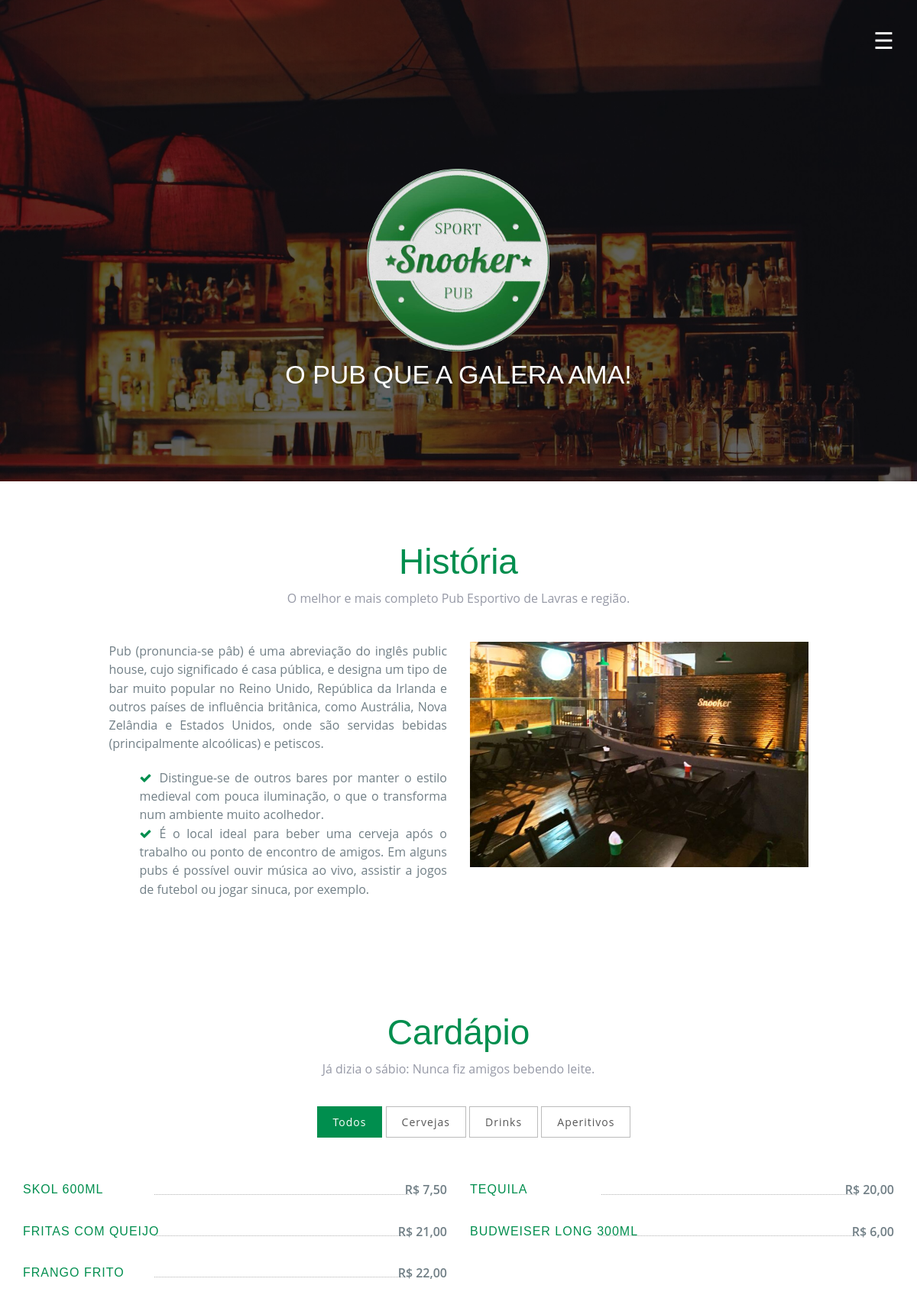
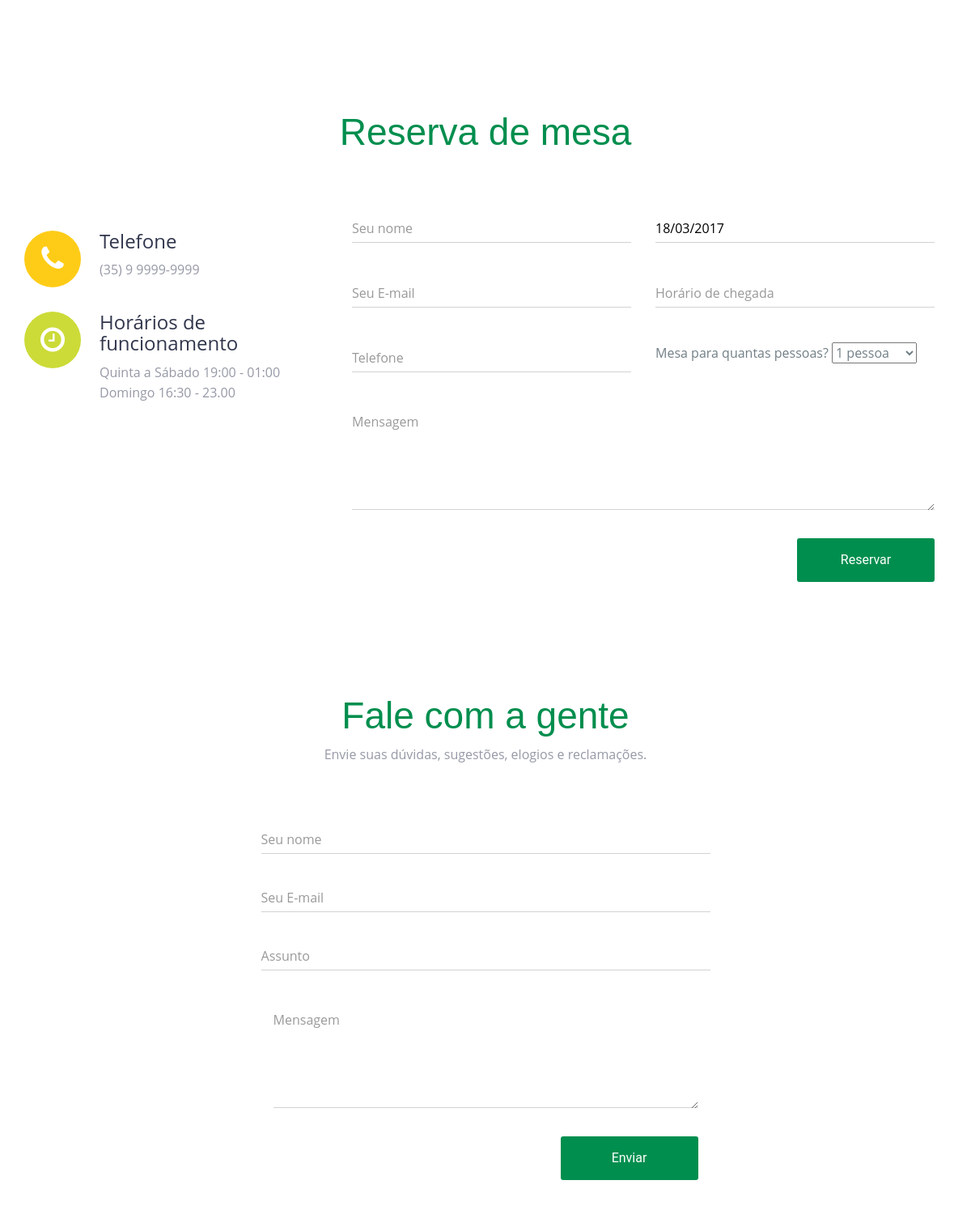
The page / (upper part) on the database its author committed (2 pictures, top to bottom).
### tables this page shows
CREATE TABLE `produtos` (
  `id_produto` int(11) NOT NULL,
  `nome` varchar(45) NOT NULL,
  `descricao` varchar(100) DEFAULT NULL,
  `preco` varchar(9) DEFAULT NULL,
  `categoria` char(1) NOT NULL,
  `publicado` char(1) NOT NULL,
  `cadastro` timestamp NOT NULL DEFAULT CURRENT_TIMESTAMP ON UPDATE CURRENT_TIMESTAMP,
  `admin_id_admin` int(11) NOT NULL
);

### index.php (the view, shortened to what this page needs)
<?php
require_once('Connections/conexao.php');
$sql = "SELECT nome, preco, categoria, descricao FROM produtos WHERE publicado='S'";
$result_product = mysql_query($sql,$connection) or die ("Error in table selection.");
$row_product = mysql_fetch_assoc($result_product);
$sql = "SELECT exibir FROM exibir_precos";
$result_view = mysql_query($sql,$connection) or die ("Error in table selection.");
$row_view = mysql_fetch_assoc($result_view);
?>
<!DOCTYPE html>
<html lang="pt-br">
<head>
  <link rel="stylesheet" type="text/css" href="fonts/satisfy.css">
  <link rel="stylesheet" type="text/css" href="css/font-awesome.min.css">
  <link rel="stylesheet" type="text/css" href="css/bootstrap.min.css">
  <link rel="stylesheet" type="text/css" href="css/style.css">
  <link rel="stylesheet" href="admin/plugins/datepicker/datepicker3.css">
</head>
<body>
  <section id="banner">
    <div class="bg-color">
      <header id="header">
        <div class="container">
          <span onclick="openNav()" class="pull-right menu-icon">☰</span>
        </div>
      </header>
      <div class="container">
        <div class="row">
          <div class="inner text-center">
            <img src="img/snooker.png" class="logo-name">
            <p>O PUB QUE A GALERA AMA!</p>
          </div>
        </div>
      </div>
    </div>
  </section>
  <section id="historia" class="section-padding">
    <div class="container">
      <div class="row">
        <div class="col-md-12 text-center marb-35">
          <h1 class="header-h">História</h1>
          <p class="header-p">O melhor e mais completo Pub Esportivo de Lavras e região.</p>
        </div>
        <div class="col-md-1"></div>
        <div class="col-md-10">
          <div class="col-md-6 col-sm-6">
            <div class="about-info">
              <p class="text-justify">Pub (pronuncia-se pâb) é uma abreviação do inglês public house, cujo significado é casa pública, e designa um tipo de bar muito popular no Reino Unido, República da Irlanda e outros países de influência britânica, como Austrália, Nova Zelândia e Estados Unidos, onde são servidas bebidas (principalmente alcoólicas) e petiscos.</p>
              <div class="details-list">
                <ul>
                  <li class="text-justify"><i class="fa fa-check"></i>Distingue-se de outros bares por manter o estilo medieval com pouca iluminação, o que o transforma num ambiente muito acolhedor.</li>
                  <li class="text-justify"><i class="fa fa-check"></i>É o local ideal para beber uma cerveja após o trabalho ou ponto de encontro de amigos. Em alguns pubs é possível ouvir música ao vivo, assistir a jogos de futebol ou jogar sinuca, por exemplo.</li>
                </ul>
              </div>
            </div>
          </div>
          <div class="col-md-6 col-sm-6">
            <img src="img/res01.jpg" alt="" class="img-responsive">
          </div>
        </div>
        <div class="col-md-1"></div>
      </div>
    </div>
  </section>
  <section id="cardapio" class="section-padding">
    <div class="container">
      <div class="row">
        <div class="col-md-12 text-center marb-35">
          <h1 class="header-h">Cardápio</h1>
          <p class="header-p">Já dizia o sábio: Nunca fiz amigos bebendo leite. </p>
        </div>
        <div class="col-md-12  text-center gallery-trigger">
          <ul>
            <li><a class="filter" data-filter="all">Todos</a></li>
            <li><a class="filter" data-filter=".category-1">Cervejas</a></li>
            <li><a class="filter" data-filter=".category-2">Drinks</a></li>
            <li><a class="filter" data-filter=".category-3">Aperitivos</a></li>
          </ul>
        </div>
        <div id="Container">
          <?php
          do{
            switch ($row_product['categoria']) {
              case 'C':
              $category = 'category-1';
              break;
              case 'D':
              $category = 'category-2';;
              break;
              case 'A':
              $category = 'category-3';;
              break;
            }
            ?>
            <div class="mix <?php echo $category; ?> menu-restaurant" data-myorder="2">
              <span class="clearfix">
                <a class="menu-title" href="#" data-meal-img="assets/img/restaurant/rib.jpg"><?php echo $row_product['nome']; ?></a>
                <span style="left: 166px; right: 44px;" class="menu-line"></span>
                <?php if($row_view['exibir']=='S'){ ?>
                  <span class="menu-price"><?php echo $row_product['preco']; ?></span>
                  <?php } ?>
                </span>
              </div>
              <?php } while ($row_product = mysql_fetch_assoc($result_product)); ?>
            </div>
          </div>
        </div>
      </section>
      <section id="reserva" class="section-padding">
        <div class="container">
          <div class="row">
            <div class="col-md-12 text-center">
              <h1 class="header-h">Reserva de mesa</h1>
            </div>
          </div>
          <div class="row msg-row">
            <div class="col-md-4 col-sm-4 mr-15">
              <div class="media-2">
                <div class="media-left">
                  <div class="contact-phone bg-1 text-center"><span class="phone-in-talk fa fa-phone"></span></div>
                </div>
                <div class="media-body">
                  <h4 class="dark-blue regular">Telefone</h4>
                  <p class="light-blue regular alt-p">(35) 9 9999-9999</p>
                </div>
              </div>
              <div class="media-2">
                <div class="media-left">
                  <div class="contact-email bg-14 text-center"><span class="hour-icon fa fa-clock-o"></span></div>
                </div>
                <div class="media-body">
                  <h4 class="dark-blue regular">Horários de funcionamento</h4>
                  <p class="light-blue regular alt-p"> Quinta a Sábado 19:00 - 01:00</p>
                  <p class="light-blue regular alt-p">
                    Domingo 16:30 - 23.00
                  </p>
                </div>
              </div>
            </div>
            <div class="col-md-8 col-sm-8">
              <form action="insert_reserva.php" method="post" role="form" class="contactForm">
                <div class="col-md-6 col-sm-6 contact-form pad-form">
                  <div class="form-group label-floating is-empty">
                    <input type="text" name="name" class="form-control" placeholder="Seu nome" required />
                  </div>
                </div>
                <div class="col-md-6 col-sm-6 contact-form">
                  <div class="form-group">
                    <input type="text" class="form-control" name="date_reserve" id="datepicker" placeholder="Data" value="<?php echo date('d/m/Y'); ?>" required />
                  </div>
                </div>
                <div class="col-md-6 col-sm-6 contact-form pad-form">
                  <div class="form-group">
                    <input type="email" class="form-control" name="email" placeholder="Seu E-mail" required />
                  </div>
                </div>
                <div class="col-md-6 col-sm-6 contact-form">
                  <div class="form-group">
                    <input type="text" class="form-control" name="time" id="time" placeholder="Horário de chegada" required />
                  </div>
                </div>
                <div class="col-md-6 col-sm-6 contact-form">
                  <div class="form-group">
                    <input type="text" class="form-control" name="phone" placeholder="Telefone" id="txttelefone" required />
                  </div>
                </div>
                <div class="col-md-6 col-sm-6 contact-form">
                  <div class="form-group">
                    Mesa para quantas pessoas?
                    <select name="people">
                      <option value="1">1 pessoa</option>
                    </select>
                  </div>
                </div>
                <div class="col-md-12 contact-form">
                  <div class="form-group">
                    <textarea class="form-control" name="message" rows="5" rows="3" placeholder="Mensagem"></textarea>
                  </div>
                </div>
                <div class="col-md-12 btnpad">
                  <div class="contacts-btn-pad">
                    <button type="submit" class="contacts-btn pull-right">Reservar</button>
                  </div>
                </div>
              </form>
            </div>
          </div>
        </div>
      </section>
      <section id="contato" class="section-padding">
        <div class="container">
          <div class="row">
            <div class="col-md-12 text-center">
              <h1 class="header-h">Fale com a gente</h1>
              <p class="header-p">Envie suas dúvidas, sugestões, elogios e reclamações.</p>
            </div>
          </div>
          <div class="row msg-row">
            <div class="col-md-6 col-md-offset-3">
              <form action="send_email.php" method="post" role="form" class="contactForm">
                <div class="contact-form pad-form">
                  <div class="form-group">
                    <input type="text" name="name" class="form-control" placeholder="Seu nome" required />
                  </div>
                </div>
                <div class="contact-form pad-form">
                  <div class="form-group">
                    <input type="email" class="form-control" name="email" placeholder="Seu E-mail" required />
                  </div>
                </div>
                <div class="contact-form pad-form">
                  <div class="form-group">
                    <input type="text" name="subject" class="form-control" placeholder="Assunto" required />
                  </div>
                </div>
                <div class="col-md-12 contact-form">
                  <div class="form-group">
                    <textarea class="form-control" name="message" rows="5" rows="3" placeholder="Mensagem" required></textarea>
                  </div>
                </div>
                <div class="col-md-12 btnpad">
                  <div class="contacts-btn-pad">
                    <button type="submit" class="contacts-btn pull-right">Enviar</button>
                  </div>
                </div>
              </form>
            </div>
          </div>
        </div>
      </section>
  </body>
  </html>

### css/style.css (style rules this page uses)
body { font-size: 15px; line-height: 1.52; color: #717f86; font-size: 16px; font-family: 'Open Sans', sans-serif; font-weight: 400; overflow-x: hidden; }
ol, ul { list-style: none; }
#banner { background: url(../img/banner-bg.jpg) no-repeat center top; background-size: cover; min-height: 630px; }
.bg-color { background-color: RGBA(0, 0, 0, 0.61); min-height: 630px; }
#banner p { font-family: 'PT Sans', sans-serif; color: #fcfcfc; font-size: 34px; }
.section-padding { padding: 60px 0px; }
.logo-name { font-family: 'Satisfy', sans-serif; font-size: 65px; margin-top: 140px; color: #008E4E; }
.menu-icon { color: #fff; font-size: 30px; margin-top: 30px; cursor: pointer; }
.header-h { color: #008E4E; font-size: 46px; font-family: 'Satisfy', sans-serif; font-weight: 300; }
.header-p { color: #9699a6; font-size: 16px; }
.msg-row { margin-top: 56px; }
.media-body, .media-left, .media-right { display: table-cell; vertical-align: top; }
.bg-1 { background-color: #fecc17; width: 70px; height: 70px; border-radius: 50%; }
.bg-14 { background-color: #ccdb38; width: 70px; height: 70px; border-radius: 50%; }
.dark-blue { color: #31364c; font-size: 24px; margin-top: 0; }
.light-blue { color: #9699a6; font-size: 16px; margin-bottom: 1px; }
.media-body { margin-left: 10px; padding-left: 13px; }
.media-2 { margin-top: 30px; }
.contact-form .form-control { color: #000 !important; font-size: 16px; font-weight: normal; height: 38px; line-height: 1.42857; padding: 7px 0; }
.form-control, .form-group .form-control { border: 0; background-image: -webkit-gradient(linear, left top, left bottom, from(#009688), to(#009688)), -webkit-gradient(linear, left top, left bottom, from(#D2D2D2), to(#D2D2D2)); background-image: -webkit-linear-gradient(#009688, #009688), -webkit-linear-gradient(#D2D2D2, #D2D2D2); background-image: -o-linear-gradient(#009688, #009688), -o-linear-gradient(#D2D2D2, #D2D2D2); background-image: linear-gradient(#009688, #009688), linear-gradient(#D2D2D2, #D2D2D2); -webkit-background-size: 0 2px, 100% 1px; background-size: 0 2px, 100% 1px; background-repeat: no-repeat; background-position: center bottom, center -webkit-calc(100% - 1px); background-position: center bottom, center calc(100% - 1px); background-color: rgba(0, 0, 0, 0); -webkit-transition: background 0s ease-out; -o-transition: background 0s ease-out; transition: background 0s ease-out; float: none; -webkit-box-shadow: none; box-shadow: none; border-radius: 0; }
.contact-form { margin: 8px 0 9px !important; padding-bottom: 10px; }
.contact-form textarea.form-control { color: #000 !important; height: auto; }
.contacts-btn { background-color: #008E4E !important; color: #ffffff !important; width: 170px; height: 54px; border-radius: 3px; font-size: 16px; font-family: 'Roboto', sans-serif; font-weight: normal; text-transform: capitalize; border: 0px; color: #fff !important; }
.phone-in-talk, .hour-icon { font-size: 35px; line-height: 70px; color: rgb(255, 255, 255); }
.marb-35 { margin-bottom: 35px; }
.details-list { margin-top: 20px; }
.details-list ul li i { margin-right: 10px; color: #008E4E; }
#Container .mix { display: none; }
.menu-restaurant { width: 50%; float: left; padding: 15px; position: relative; }
.menu-restaurant .menu-title { float: left; font-family: Montserrat,arial; text-transform: uppercase; letter-spacing: 1px; color: #008E4E; }
.menu-restaurant .menu-line { position: absolute; bottom: 6px; border-bottom: 1px dotted rgba(0,0,0,.3); margin-left: .6rem; margin-right: .6rem; }
.menu-restaurant .menu-price { font-weight: 600; position: absolute; right: 0; top: 0; }
.menu-restaurant span.clearfix { position: relative; display: block; }
.gallery-trigger ul li a.active, .gallery-trigger ul li a:hover { background: #008E4E; color: #fff; border: 1px solid #008E4E; }
.gallery-trigger ul li { display: inline-block; color: #fff; text-transform: capitalize; letter-spacing: 1px; margin-bottom: 40px; }
.gallery-trigger ul li a { padding: 10px 20px; font-size: 14px; color: #565656; border-radius: 0px; border: 1px solid #BBBBBB; text-decoration: none; cursor: pointer; }

### rows shown on the page
produtos: nome "SKOL 600ML", preco "R$ 7,50"
produtos: nome "TEQUILA", preco "R$ 20,00"
produtos: nome "FRITAS COM QUEIJO", preco "R$ 21,00"
produtos: nome "BUDWEISER LONG 300ML", preco "R$ 6,00"
produtos: nome "FRANGO FRITO", preco "R$ 22,00"
